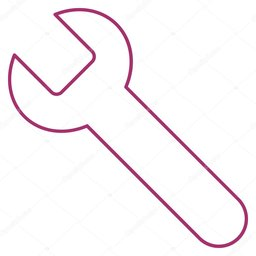
#> input picture PCA/PCA-python/wrench.jpg, 256 x 256 px
$ python wrench_axis_pca.py   (older library calls are emulated)
#> lines starting #> are read from the running program, lines starting #| are printed output that depends on the picture; after the words box and inside, x2 and y2 are one past the last pixel; in counts of white or black regions, pixels touching at a corner belong together; long printed decimals are rounded
#!/usr/bin/env python

import numpy as np
import cv2
import matplotlib.pyplot as plt
import scipy.misc
import math

tool_img = cv2.imread('wrench.jpg',0) #Load the image, convert it to grayscale
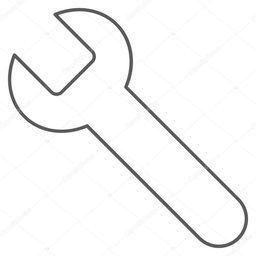
#> tool_img: shape (256, 256); min 59, max 255, mean 247.1
ret, thresh = cv2.threshold(tool_img, 127, 255, cv2.THRESH_BINARY_INV) #Threshold it
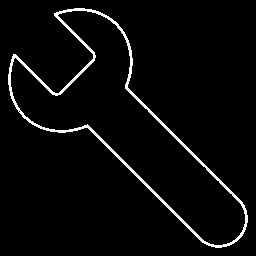
#> thresh: shape (256, 256); 3.6% white in thin lines or dots, all inside (x1, y1, x2, y2) = (8, 8, 248, 248)
img = cv2.Laplacian(thresh, cv2.CV_64F) #Find the edges using Laplacian
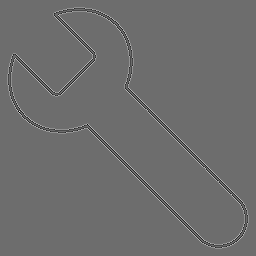
#> img: shape (256, 256) float64; min -765, max 1020, mean 0; drawn with min black and max white

y , x = np.nonzero(img) #Get the white pixels indexes to find the major and minor axes
#> y = 2707 values from 7 to 248; x = 2707 values, max 248 at index 2374, min 7 at index 828, mean 118.1

x = x - np.mean(x) #Compute and subtract the mean
#> x = 2707 values, max 129.9 at index 2374, min -111.1 at index 828, mean -5.38e-15
y = y - np.mean(y)
#> y = 2707 values from -111.1 to 129.9
coords = np.vstack([x, y])

cov = np.cov(coords) #Compute the covariance matrix
#> cov = [[4840.3, 3399.3], [3399.3, 4814.5]]
evals, evecs = np.linalg.eig(cov) #Find the eigendecomposition of the covariance matix
#> evals = [8226.7, 1428.2]; evecs = [[0.708, -0.706], [0.706, 0.708]]

sort_indices = np.argsort(evals)[:: -1] #Sort the eigenvalues in decreasing order
#> sort_indices = [0, 1]
x_v1, y_v1 = evecs[:, sort_indices[0]] #Eigenvector corresponding to the largest eigenvalue
#> x_v1 = 0.708; y_v1 = 0.706
x_v2, y_v2 = evecs[:, sort_indices[1]]
#> x_v2 = -0.706; y_v2 = 0.708

#Plot the eigenvectors(the largest eigenvector is red)
scale = 300
plt.plot([x_v1*-scale*2, x_v1*scale*2],
		 [y_v1*-scale*2, y_v1*scale*2], color = 'red')
plt.plot([x_v2*-scale, x_v2*scale],
		 [y_v2*-scale, y_v2*scale], color = 'blue')
plt.plot(x, y, 'k.')
plt.axis('equal')
plt.gca().invert_yaxis()

plt.show()
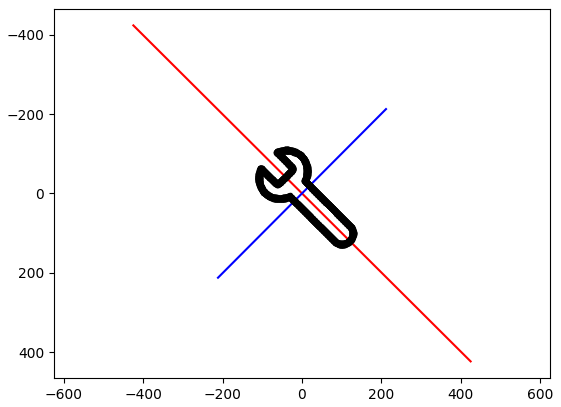
#> figure drawn by matplotlib, 1 panel

#Find the angle from the first PC to the horizontal axis
theta = np.arctan((y_v1)/(x_v1))
#> theta = 0.784
theta_deg = math.degrees(theta) #Convert to degrees
#> theta_deg = 44.89
print("Radians: " + repr(theta) + " Degrees: " + repr(theta_deg))
#| Radians: 0.7835 Degrees: 44.891
#We can realign the wrench using the rotation matrix
rotation_mat = np.matrix([[np.cos(theta), -np.sin(theta)], [np.sin(theta), np.cos(theta)]])
#> rotation_mat = [[0.708, -0.706], [0.706, 0.708]]
transformed_mat = rotation_mat * coords
x_tr, y_tr = transformed_mat.A #Plot the realigned wrench
#> x_tr = 2707 values, max 67.04 at index 287, min -67.32 at index 1353, mean -7.39e-15; y_tr = 2707 values, max 171 at index 2604, min -120.4 at index 126, mean 0
plt.plot(x_tr, y_tr, 'b.')
plt.show()
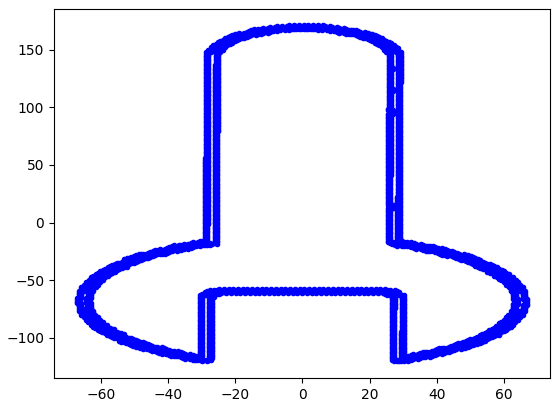
#> figure drawn by matplotlib, 1 panel
